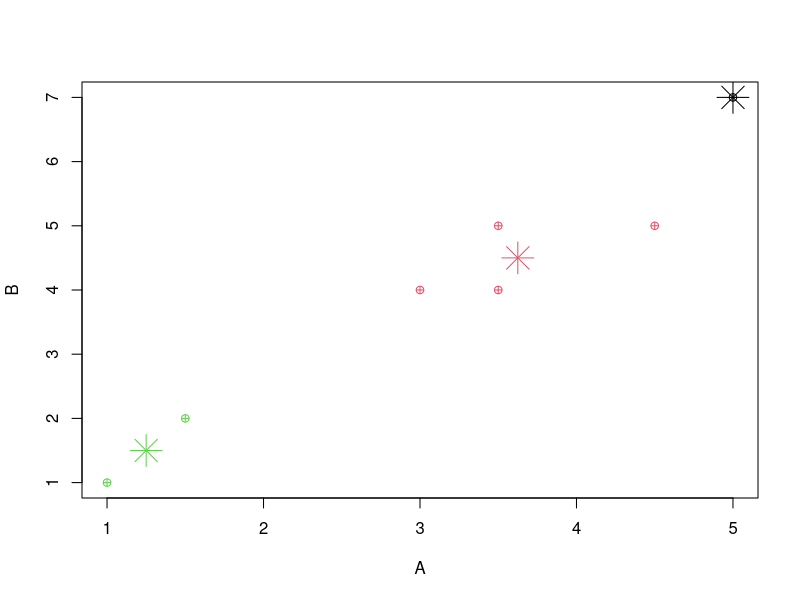

Generate this figure with R:
A= c(1,1.5,3,5,3.5,4.5,3.5)
B= c(1,2,4,7,5,5,4)
marks=data.frame (A,B)
marks
(c1= kmeans(marks,3)) #3 indicates no. of clusters
c1$iter
cbind(marks,c1$cluster)
plot(marks,pch=10,col= c1$cluster)
c1$centers
points(c1$centers, col= 1:3, pch= 8, cex=3)

